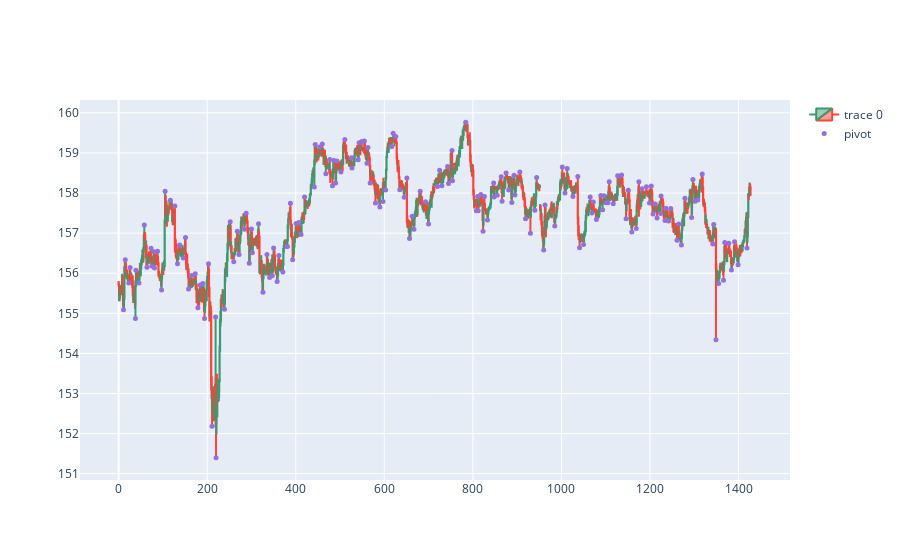

Write notebook code for a chart like this one.
### Code cell
# dfpl = df[300:450]
dfpl = df[0:len(df)]
fig = go.Figure(data=[go.Candlestick(x=dfpl.index,
                open=dfpl['Open'],
                high=dfpl['High'],
                low=dfpl['Low'],
                close=dfpl['Close'])])

fig.add_scatter(x=dfpl.index, y=dfpl['pointpos'], mode="markers",
                marker=dict(size=5, color="MediumPurple"),
                name="pivot")
fig.update_layout(xaxis_rangeslider_visible=False)
fig.show()

### Figure 1 — Plotly figure (JSON) as saved in the notebook; plotly's stock layout.template omitted (floating-point values rounded to 4 significant figures; data arrays with more than 128 entries replaced by an {"elided": "..."} marker saying what was removed)
{"data": [{"close": {"elided": "1430 float values"}, "high": {"elided": "1430 float values"}, "low": {"elided": "1430 float values"}, "open": {"elided": "1430 float values"}, "type": "candlestick", "x": {"elided": "1430 int values"}}, {"marker": {"color": "MediumPurple", "size": 5}, "mode": "markers", "name": "pivot", "type": "scatter", "x": {"elided": "1430 int values"}, "y": {"elided": "1430 float values"}}], "layout": {"xaxis": {"rangeslider": {"visible": false}}}}
